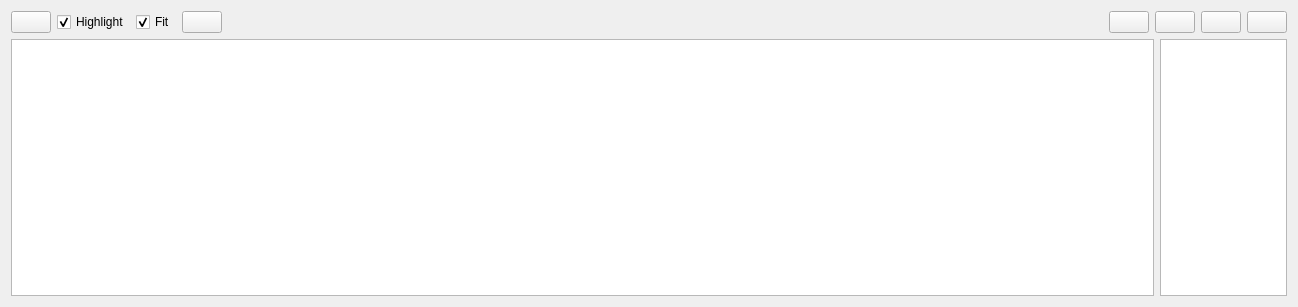
<?xml version="1.0" encoding="UTF-8"?>
<ui version="4.0">
 <class>MotionVizWidget</class>
 <widget class="QWidget" name="RosGraphWidget">
  <property name="enabled">
   <bool>true</bool>
  </property>
  <property name="geometry">
   <rect>
    <x>0</x>
    <y>0</y>
    <width>1298</width>
    <height>307</height>
   </rect>
  </property>
  <property name="windowTitle">
   <string>Motion Viz</string>
  </property>
  <layout class="QVBoxLayout" name="verticalLayout" stretch="0,0,0">
   <item>
    <layout class="QHBoxLayout" name="horizontalLayout" stretch="0,0,0,0,0,0,0,0,0">
     <item>
      <widget class="QPushButton" name="refresh_graph_push_button">
       <property name="toolTip">
        <string>Refresh ROS graph</string>
       </property>
       <property name="iconSize">
        <size>
         <width>16</width>
         <height>16</height>
        </size>
       </property>
      </widget>
     </item>
     <item>
       <widget class="QCheckBox" name="highlight_connections_check_box">
        <property name="toolTip">
         <string>Highlight incoming and outgoing connections on mouse over</string>
        </property>
        <property name="text">
         <string>Highlight</string>
        </property>
        <property name="checked">
         <bool>true</bool>
        </property>
       </widget>
      </item>
      <item>
       <widget class="QCheckBox" name="auto_fit_graph_check_box">
        <property name="toolTip">
         <string>Automatically fit graph into view on update</string>
        </property>
        <property name="text">
         <string>Fit</string>
        </property>
        <property name="checked">
         <bool>true</bool>
        </property>
       </widget>
      </item>
      <item>
       <widget class="QPushButton" name="fit_in_view_push_button">
        <property name="toolTip">
         <string>Fit graph in view</string>
        </property>
        <property name="iconSize">
         <size>
          <width>16</width>
          <height>16</height>
         </size>
        </property>
       </widget>
      </item>
     <item>
      <spacer name="horizontalSpacer">
       <property name="orientation">
        <enum>Qt::Horizontal</enum>
       </property>
       <property name="sizeHint" stdset="0">
        <size>
         <width>40</width>
         <height>20</height>
        </size>
       </property>
      </spacer>
     </item>
     <item>
      <widget class="QPushButton" name="load_dot_push_button">
       <property name="toolTip">
        <string>Load DOT graph from file</string>
       </property>
       <property name="iconSize">
        <size>
         <width>16</width>
         <height>16</height>
        </size>
       </property>
      </widget>
     </item>
     <item>
      <widget class="QPushButton" name="save_dot_push_button">
       <property name="toolTip">
        <string>Save as DOT graph</string>
       </property>
       <property name="iconSize">
        <size>
         <width>16</width>
         <height>16</height>
        </size>
       </property>
      </widget>
     </item>
     <item>
      <widget class="QPushButton" name="save_as_svg_push_button">
       <property name="toolTip">
        <string>Save as SVG</string>
       </property>
       <property name="iconSize">
        <size>
         <width>16</width>
         <height>16</height>
        </size>
       </property>
      </widget>
     </item>
     <item>
      <widget class="QPushButton" name="save_as_image_push_button">
       <property name="toolTip">
        <string>Save as image</string>
       </property>
       <property name="iconSize">
        <size>
         <width>16</width>
         <height>16</height>
        </size>
       </property>
      </widget>
     </item>
    </layout>
   </item>
   <item>
     <layout class="QHBoxLayout" name="horizontalLayout" stretch="9,1">
       <item>
         <widget class="InteractiveGraphicsView" name="graphics_view">
           <property name="renderHints">
             <set>QPainter::Antialiasing|QPainter::HighQualityAntialiasing|QPainter::SmoothPixmapTransform|QPainter::TextAntialiasing</set>
           </property>
           <property name="resizeAnchor">
             <enum>QGraphicsView::AnchorViewCenter</enum>
           </property>
         </widget>
       </item>
       <item>
         <widget class="QTextEdit" name="text_edit">
           <property name="readOnly">
             <bool>True</bool>
           </property>
         </widget>
       </item>
     </layout>
   </item>
 </layout>
 </widget>
 <customwidgets>
  <customwidget>
   <class>InteractiveGraphicsView</class>
   <extends>QGraphicsView</extends>
   <header>rqt_graph.interactive_graphics_view</header>
  </customwidget>
 </customwidgets>
 <resources/>
 <connections/>
</ui>
